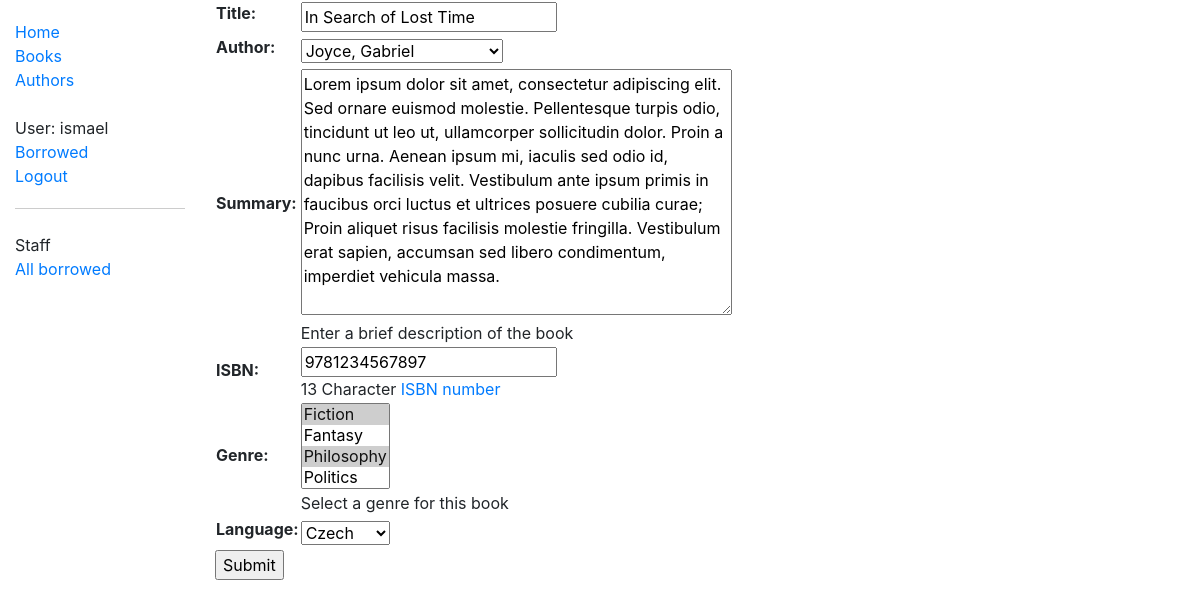
Page /catalog/book/1/update/ (signed in) on the committed database.
### catalog/models.py (models this page shows, shortened)
class Book(models.Model):
    title = models.CharField(max_length=200)
    author = models.ForeignKey('Author', on_delete=models.SET_NULL, null=True)
    summary = models.TextField(
        max_length=1000, help_text='Enter a brief description of the book')
    isbn = models.CharField(
        'ISBN', max_length=13, help_text='13 Character <a href="https://www.isbn-international.org/content/what-isbn">ISBN number</a>')
    language = models.ForeignKey(
        'Language', on_delete=models.SET_NULL, null=True)
    genre = models.ManyToManyField(
        Genre, help_text='Select a genre for this book')
    def display_genre(self):
        return ', '.join(genre.name for genre in self.genre.all()[:3])
    display_genre.short_description = 'Genre'

### catalog/views.py (the view)
class BookUpdate(PermissionRequiredMixin, UpdateView):
    permission_required = 'catalog.can_mark_returned'
    model = Book
    fields = ['title', 'author', 'summary', 'isbn', 'genre', 'language']

### catalog/models.py (called while the page is built)
    def __str__(self):
        return self.name

    def __str__(self):
        return self.name

    def __str__(self):
        return f'{self.last_name}, {self.first_name}'

### catalog/templates/catalog/book_form.html (shortened to what this page needs)
{% extends 'base_generic.html' %}
{% block content %}
<form action="" method="post">
    <table>
        {{form.as_table}}
    </table>
    <input type="submit" value="Submit">
</form>
{% endblock content %}

### catalog/templates/base_generic.html (shortened to what this page needs)
<!DOCTYPE html>
<html lang="en">
<head>
  <link rel="stylesheet" href="https://stackpath.bootstrapcdn.com/bootstrap/4.1.3/css/bootstrap.min.css"
 />
  {% load static %}
  <link rel="stylesheet" href="{% static 'css/styles.css' %}" />
</head>
<body>
  <div class="container-fluid">
    <div class="row">
      <div class="col-sm-2">
        {% block sidebar %}
        <ul class="sidebar-nav">
          <li><a href="{% url 'index' %}">Home</a></li>
          <li><a href="{% url 'books' %}">Books</a></li>
          <li><a href="{% url 'authors' %}">Authors</a></li>
          <br>
          {% if user.is_authenticated %}
          <li>User: {{ user.get_username }}</li>
          <li><a href="{% url 'my-borrowed' %}">Borrowed</a></li>
          <li style="border-bottom: 1px solid rgba(0, 0, 0, 0.2); padding-bottom: 20px;"><a
              href="{% url 'logout' %}">Logout</a></li>
            {% if perms.catalog.can_mark_returned %}
            <br>
            <li>Staff</li>
            <li><a href="{%url 'all-borrowed'%}">All borrowed</a></li>
            {% endif %}
          {% else %}
          <li style="border-bottom: 1px solid rgba(0, 0, 0, 0.2); padding-bottom: 20px;"><a
              href="{% url 'login'%}?next={{request.path}}">Login</a></li>
          {% endif %}
        </ul>
        {% endblock sidebar %}
      </div>
      <div class="col-sm-10 ">{% block content %}{% endblock content %}
      </div>
    </div>
  </div>
</body>
</html>

### catalog/static/css/styles.css (style rules this page uses)
.sidebar-nav { margin-top: 20px; padding: 0; list-style: none; }

### rows in the picture
Book: title "In Search of Lost Time", author "Joyce, Gabriel", summary "Lorem ipsum dolor sit amet, consectetur adipiscing elit. Sed ornare euismod molestie. Pellentesque turpis odio, tincidunt ut leo ut, ullamcorper sollicitudin dolor. Proin a nunc urna. Aenean ipsum mi, iaculis sed odio id, dapibus facilisis velit. Vestibulum ante ipsum primis in faucibus orci luctus et ultrices posuere cubilia curae; Proin aliquet risus facilisis molestie fringilla. Vestibulum erat sapien, accumsan sed libero condimentum, imperdiet vehicula massa.", isbn "9781234567897", language "Czech"

### other values in the picture
{{ user.get_username }} "ismael"
